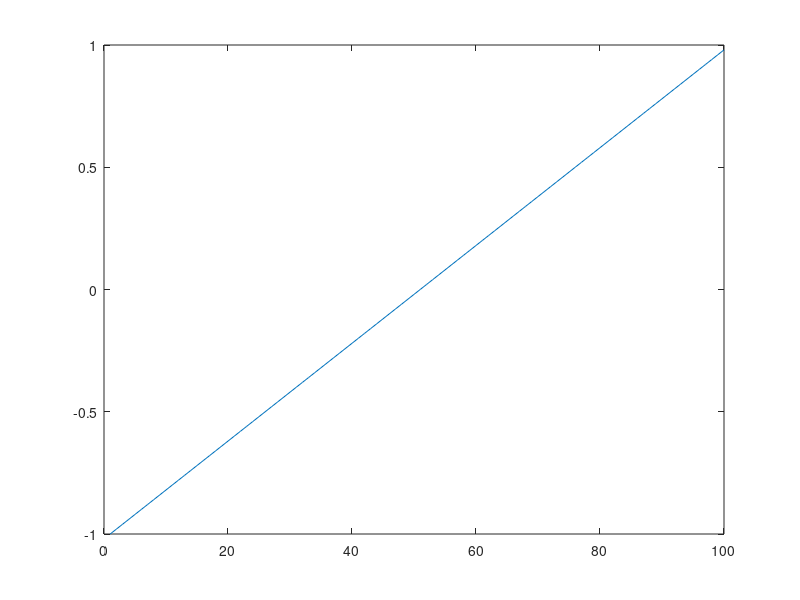
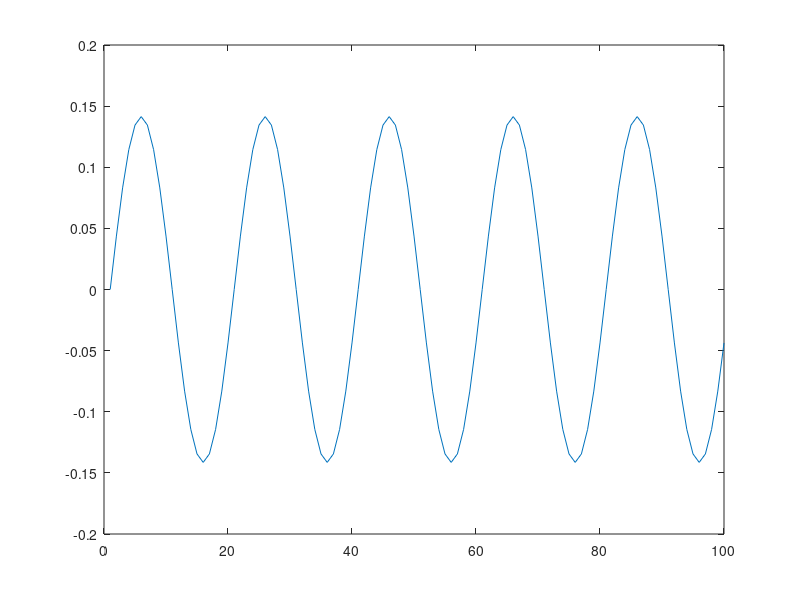
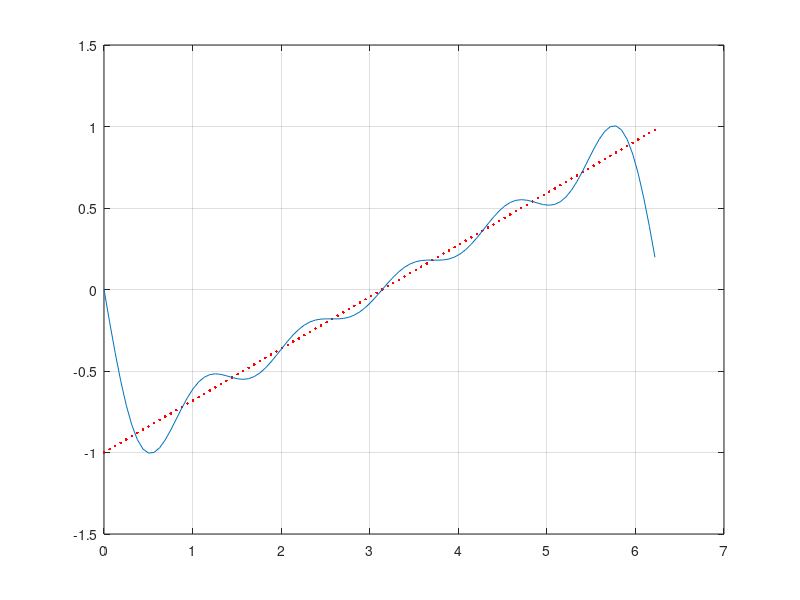

Write MATLAB code to recreate these figures, in order.
% approx_orto.m
clear all; close all;

N=100;                % Liczba definiowanych punktow czasowych
M=5;                  % Liczba sinusoid uzytych do aproksymacji

x = [0 : 2*pi/N : 2*pi*(N-1)/N]';   % Wektor pionowy [rad]: 0 : krok : maks
y = sawtooth(x);                    % Zadany przebieg piloksztaltny, od -1 do 1
figure; plot( y ); pause            % Sygnal aproksymowany

X = sqrt(2/N) * sin(x*[1:M]) ;      % Macierz z ortogonalnymi sinusami w kolumnach
figure; plot( X(:,5)' ); pause      % Przykladowo 5-ta kolumna

a = X'*y;                           % Wynik transformacji, szukany wektor wspolczynnikow 
figure; plot(x,y,'r.',x,X*a); grid; % Funkcja oryginalna i jej aproksymata
